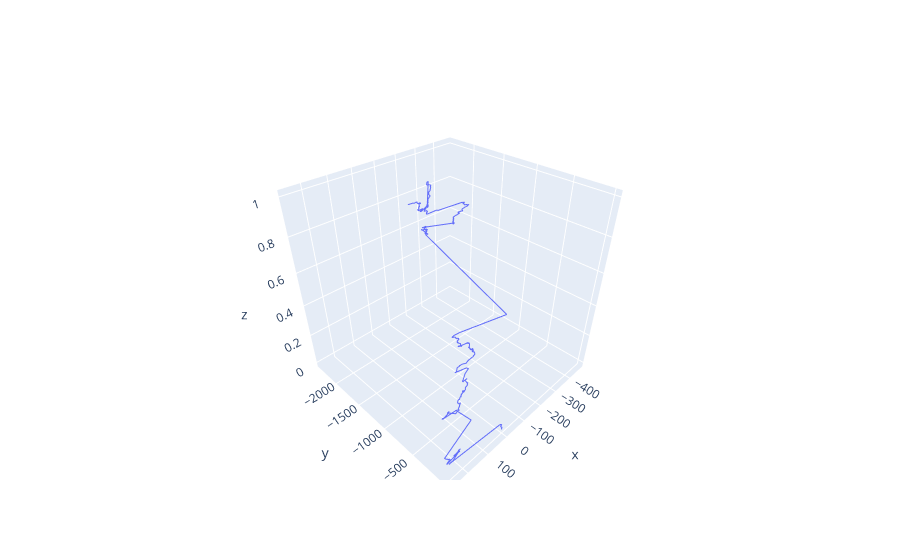
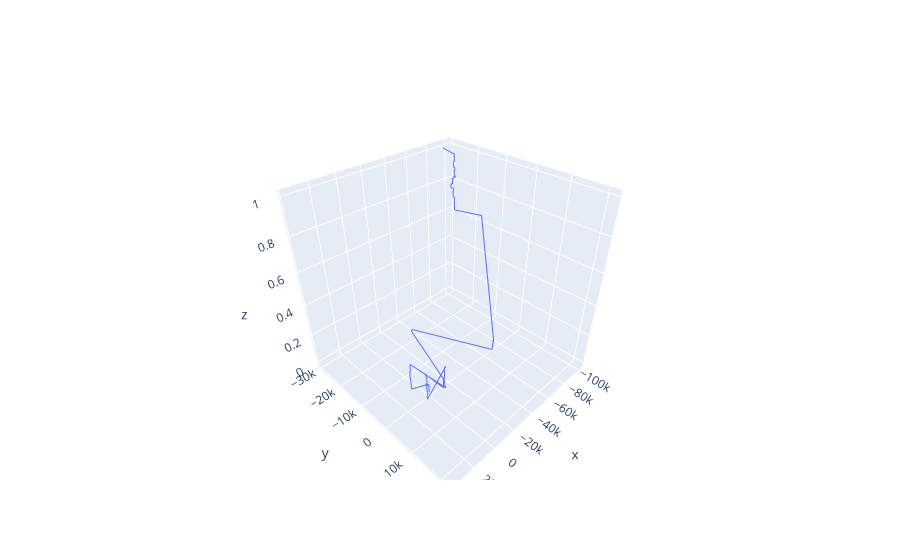

The notebook cell these images were saved under, in order:
### Markdown cell above
# Activity 1: Path length - BM1 vs BM2 vs CRW

### Code cell
###############
# Path Length #
###############
def path_length(trajectory):
    
    # Get the Euclidean Distance
    distances = np.array([distance.euclidean(trajectory.iloc[i-1], trajectory.iloc[i]) for i in range(1, trajectory.shape[0])])
    # Get the Cumulative Sum of the stephs
    return np.cumsum(distances)



n_steps = 1000

# Definir las configuraciones de cada tipo de caminata
walks = {
    "BM_3": bm_2d(n_steps, speed=3),
    "BM_6": bm_2d(n_steps, speed=6),
    "CRW_5": rw_2d(n_steps, speed=5),
    "CRW_6": rw_2d(n_steps, speed=6),
    "Levy_1": levy_flight(n_steps, alpha=1),
    "Levy_07": levy_flight(n_steps, alpha=0.7)
}

# Calcular longitudes de los caminos
# path_lengths = {key: path_length(df) for key, df in walks.items()}
path_lengths = {key: path_length(df) for key, df in walks.items() if df is not None}

# Definir el ancho de línea para cada caso
line_widths = {"BM_3": 2, "BM_6": 8, "CRW_5": 2, "CRW_6": 2, "Levy_1": 2, "Levy_07": 2}

# Crear la figura
fig = go.Figure()

# Agregar trazas en un loop
for key, df in walks.items():
    if df is None:
        print(f"Advertencia: La caminata '{key}' es None y no se graficará.")
        continue  # Saltar esta iteración si df es None

    fig.add_trace(go.Scatter(
        x=np.arange(len(msd_values[key])),
        y=path_lengths.get(key, []),  # Evitar error si path_lengths[key] no existe
        marker=dict(size=2),
        line=dict(width=line_widths[key]),
        mode='lines',
        name=f'Path length {key.replace("_", " ")}',
        showlegend=True
    ))

# Configuración del layout
fig.update_layout(
    title_text='Path length - (BM1 vs BM2 vs CRW)',
    autosize=False,
    width=900,
    height=500
)

# Mostrar la gráfica
fig.show()

### Figure 1 — Plotly figure (JSON) as saved in the notebook; plotly's stock layout.template omitted (floating-point values rounded to 4 significant figures; data arrays with more than 128 entries replaced by an {"elided": "..."} marker saying what was removed)
{"data": [{"mode": "lines", "name": "Lévy Flight", "type": "scatter3d", "x": {"elided": "1001 float values"}, "y": {"elided": "1001 float values"}, "z": {"elided": "1001 float values"}}], "layout": {}}

### Figure 2 — Plotly figure (JSON) as saved in the notebook; plotly's stock layout.template omitted (floating-point values rounded to 4 significant figures; data arrays with more than 128 entries replaced by an {"elided": "..."} marker saying what was removed)
{"data": [{"mode": "lines", "name": "Lévy Flight", "type": "scatter3d", "x": {"elided": "1001 float values"}, "y": {"elided": "1001 float values"}, "z": {"elided": "1001 float values"}}], "layout": {}}
